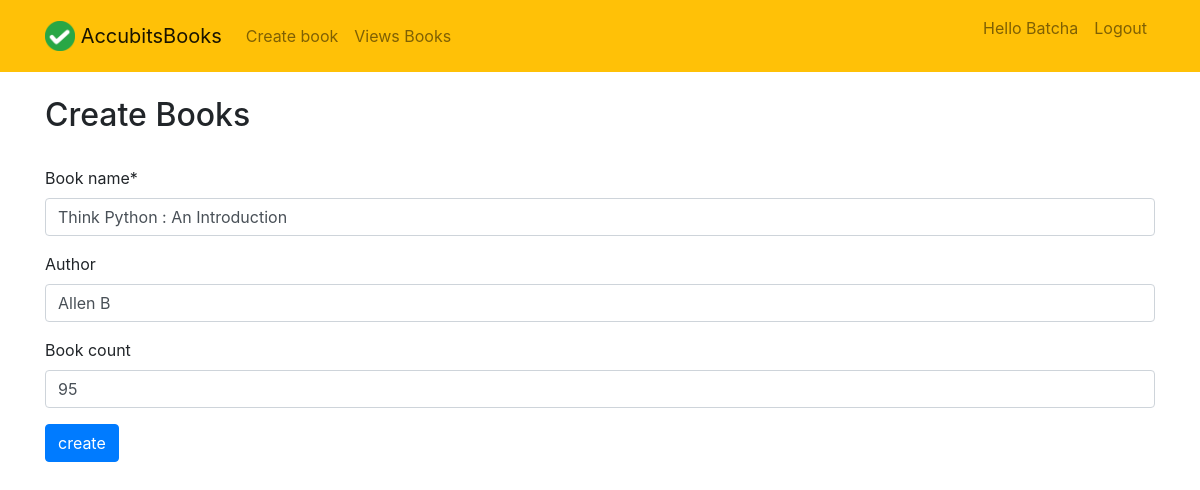
The app's page /update_stock/13/ (signed in) with its own data.
### inventory/models.py (models this page shows, shortened)
class Books(models.Model):
    book_name = models.CharField(max_length=200)
    author = models.CharField(max_length=200, null=True, blank=True)
    book_count = models.IntegerField(null=True, blank=True, default=1)

### inventory/views.py (the view)
# urls.py: path('update_stock/<str:book_id>/', views.update_stock, name="update_stock"),
@login_required(login_url="login")
def update_stock(request, book_id):
    book = Books.objects.get(id=book_id)
    form = CreateBookForm(instance=book)
    if request.method == "POST":
        form = CreateBookForm(request.POST, instance=book)
        if form.is_valid():
            form.save()
            return redirect('dashboard')
    context = {'form': form}
    return render(request, 'inventory/create_book.html', context)

### inventory/forms.py
class CreateBookForm(ModelForm):
    class Meta:
        model = Books
        fields = "__all__"

### inventory/templates/inventory/create_book.html (shortened to what this page needs)
{% extends "inventory/main.html" %}
{% load crispy_forms_tags %}
{% block content %}
<br>
<h2>Create Books</h2>
<br>
<form method="POST">
  {{form|crispy}}
  <input type="submit" class="btn btn-primary" value="create">
</form>
{% endblock content %}

### inventory/templates/inventory/navbar.html (shortened to what this page needs)
{% load static %}
<nav class="navbar navbar-expand-md navbar-light bg-warning">
<div class="container">
    <a class="navbar-brand" href="{% url 'dashboard' %}">
         <img src="{% static 'images/logo.png' %}" width="30" height="30" class="d-inline-block align-top">
        <span>AccubitsBooks</span>
    </a>
    <div class="collapse navbar-collapse" id="navbarNav">
    {% if user.is_staff and user.is_authenticated %}
        <ul class="navbar-nav mr-auto">
                <li class="nav-item {{ current }}">
                    <a class="nav-link" href="{% url 'create_book' %}">Create book</a>
                </li>
                <li class="nav-item {{ completed }}">
                    <a class="nav-link" href="{% url 'view_books' %}">Views Books</a>
                </li>
        </ul>
    {% endif %}
    <ul class="navbar-nav ml-auto">
            {% if user.is_authenticated %}
                <li class="nav-item"><p class="nav-link">Hello {{request.user.first_name.capitalize}}</p></li>
                <li class="nav-item">
                    <a href="#" onclick="$('#signOutBtn').click()" class="nav-link">Logout</a>
                </li>
            {% endif %}
        </ul>
    </div>
</div>
</nav>

### records on screen
Books: book_name "Think Python : An Introduction", author "Allen B", book_count "95"

### other values on screen
{{ request.user.first_name.capitalize }} "Batcha"
